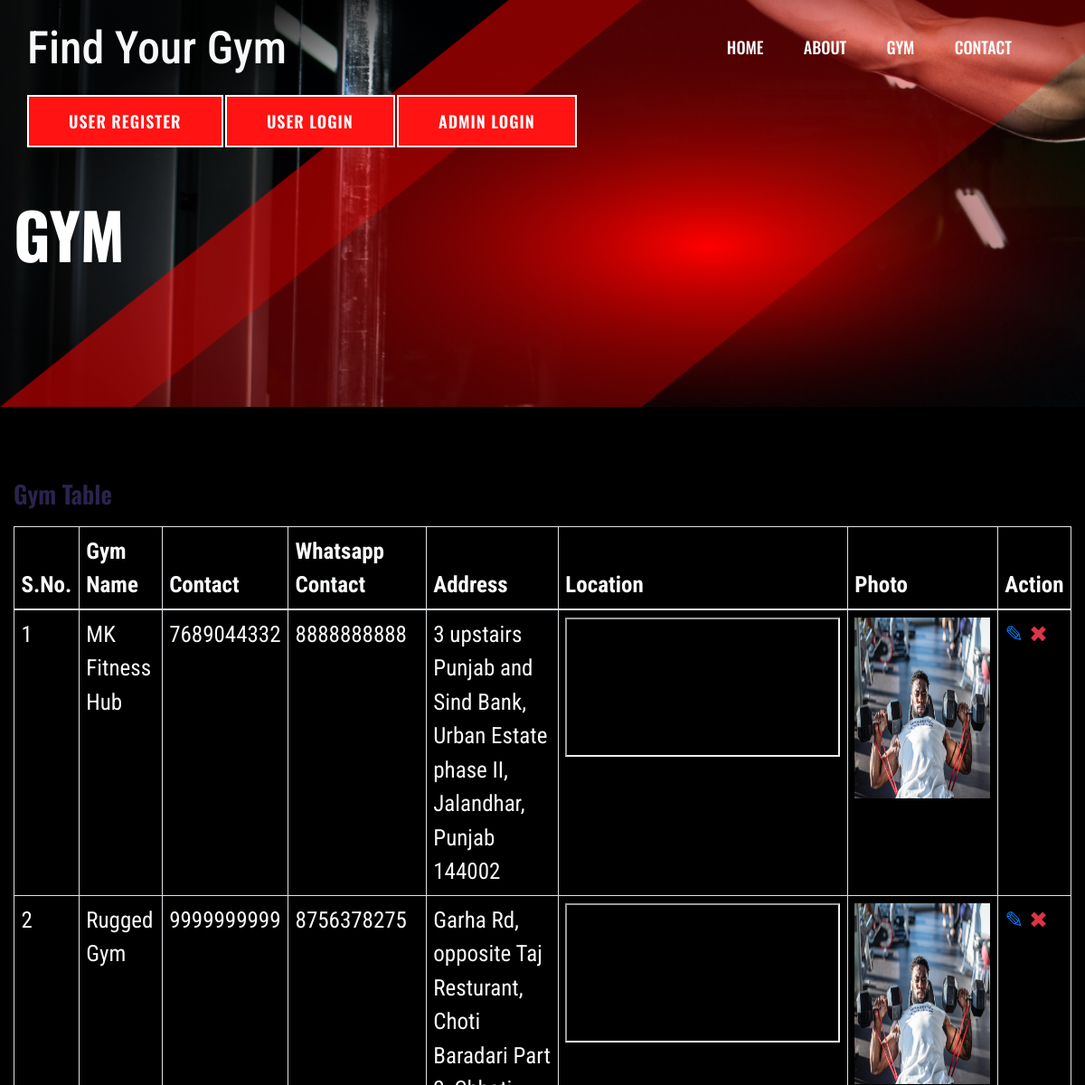
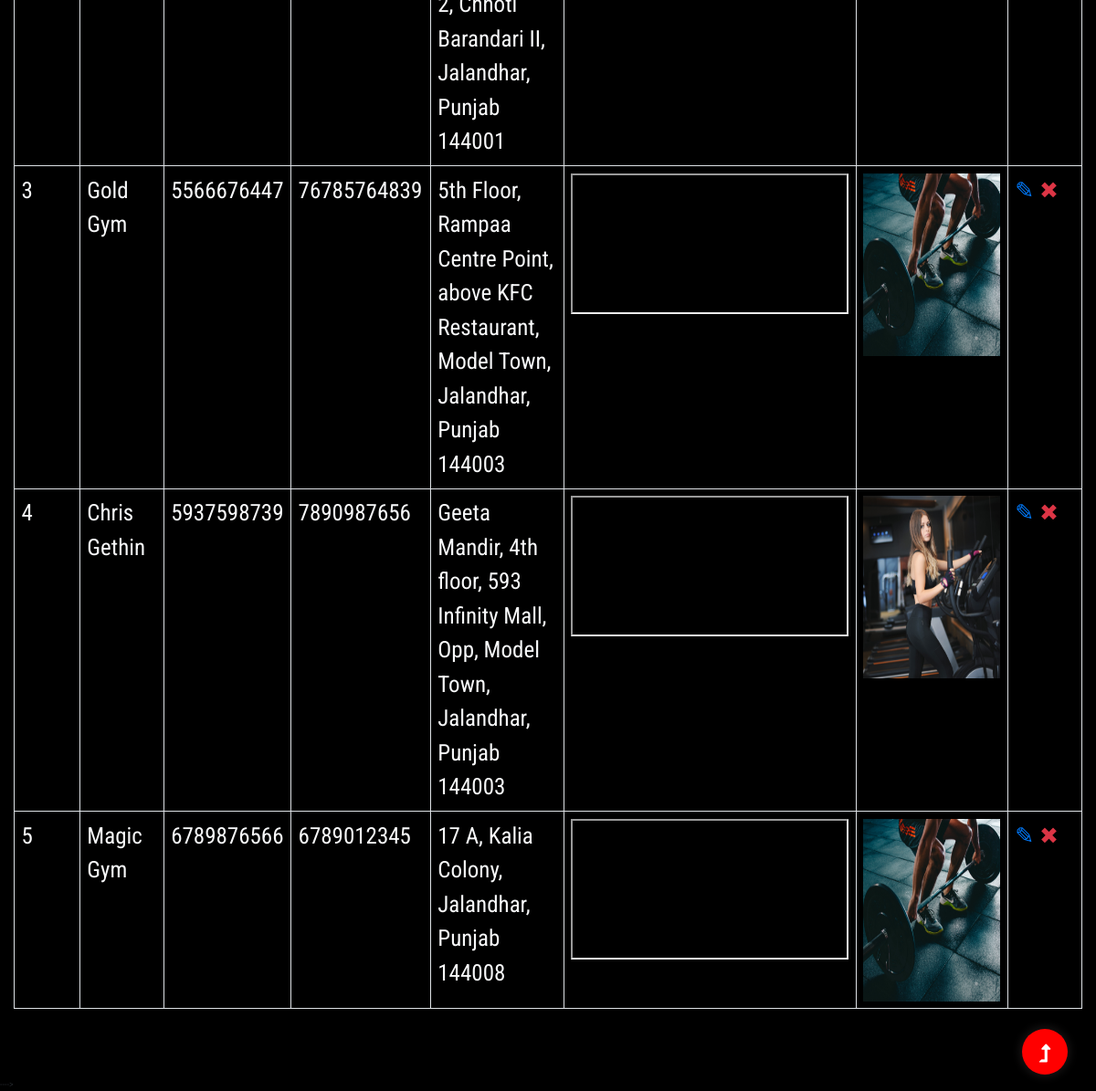
/gym_table.php, run on the app's committed database (2 pictures, top to bottom).
### tables this page shows
CREATE TABLE `gym` (
  `id` int(10) NOT NULL,
  `gym_name` varchar(100) NOT NULL,
  `gym_contact` bigint(100) NOT NULL,
  `gym_whatsapp_contact` bigint(100) NOT NULL,
  `gym_address` longtext NOT NULL,
  `gym_photo` varchar(100) NOT NULL,
  `status` varchar(100) NOT NULL,
  `created_at` timestamp(6) NOT NULL DEFAULT current_timestamp(6) ON UPDATE current_timestamp(6)
);

### gym_table.php (the view, shortened to what this page needs)
<?php include "header.php"; ?>
<main>
    <div class="slider-area2">
        <div class="slider-height2 d-flex align-items-center">
            <div class="container">
                <div class="row">
                    <div class="col-xl-12">
                        <div class="hero-cap hero-cap2 pt-70">
                            <h2>Gym</h2>
                        </div>
                    </div>
                </div>
            </div>
        </div>
    </div>
    <section class="contact-section">
        <div class="container">
            <div class="row">
                <div class="col-12">
                    <h2 class="contact-title">Gym Table</h2>
                </div>
                <div class="col-lg-12">
                    <table class="table table-bordered text-light" style="font-size:25px;">
                        <thead>
                            <tr>
                                <th>S.No.</th>
                                <th>Gym Name</th>
                                <th>Contact</th>
                                <th>Whatsapp Contact</th>
                                <th>Address</th>
                                <th>Location</th>
                                <th>Photo</th>
                                <th>Action</th>
                            </tr>
                        </thead>
                        <tbody>
                            <?php
                                $s=1;
                                include 'config.php';
                                $query="select * from `gym`";
                                $result=mysqli_query($con,$query);
                                while($row=mysqli_fetch_array($result)){
                            ?>
                            <tr>
                                <td><?php echo $s; ?></td>
                                <td><?php echo $row['gym_name']; ?></td>
                                <td><?php echo $row['gym_contact']; ?></td>
                                <td><?php echo $row['gym_whatsapp_contact']; ?></td>
                                <td><?php echo $row['gym_address']; ?></td>
                                <td><iframe src="https://maps.google.com/maps?q=<?php echo $row['gym_name'].$row['gym_address']; ?>&output=embed"></iframe></td>
                                <td><img height="200" width="150" src="assets/upload/<?php echo $row['gym_photo']; ?>"></td>
                                <td><a class="text-primary" href="gym_update.php?id=<?php echo $row['id']; ?>">&#9998;</a>
                                <a class="text-danger" href="gym_delete.php?id=<?php echo $row['id']; ?>">&#10006;</a></td>
                            </tr>
                            <?php $s++; } ?>
                        </tbody>
                    </table>
                </div>
            </div>
        </div>
    </section>
</main>
<?php include "footer.php"; ?>

### header.php (shortened to what this page needs)
<!doctype html>
<html class="no-js" lang="zxx">
<head>
    <link rel="stylesheet" href="assets/css/bootstrap.min.css">
    <link rel="stylesheet" href="assets/css/owl.carousel.min.css">
    <link rel="stylesheet" href="assets/css/slicknav.css">
    <link rel="stylesheet" href="assets/css/flaticon.css">
    <link rel="stylesheet" href="assets/css/gijgo.css">
    <link rel="stylesheet" href="assets/css/animate.min.css">
    <link rel="stylesheet" href="assets/css/animated-headline.css">
    <link rel="stylesheet" href="assets/css/magnific-popup.css">
    <link rel="stylesheet" href="assets/css/fontawesome-all.min.css">
    <link rel="stylesheet" href="assets/css/themify-icons.css">
    <link rel="stylesheet" href="assets/css/slick.css">
    <link rel="stylesheet" href="assets/css/nice-select.css">
    <link rel="stylesheet" href="assets/css/style.css">
</head>
<body class="black-bg">
    <header>
        <div class="header-area header-transparent">
            <div class="main-header header-sticky">
                <div class="container-fluid">
                    <div class="menu-wrapper d-flex align-items-center justify-content-between">
                        <div class="logo">
                            <a href="index.html" style="font-size:50px;" class="text-light h1">Find Your Gym</a>
                        </div>
                        <div class="main-menu f-right d-none d-lg-block">
                            <nav>
                                <ul id="navigation">
                                    <?php
                                        if(isset($_SESSION['email']))
                                        {
                                            echo'<li><a href="#">Gym</a>
                                                    <ul class="submenu">
                                                        <li><a href="gym_form.php">Add</a></li>
                                                        <li><a href="gym_table.php">Manage</a></li>
                                                    </ul>
                                                </li>
                                                  <li><a href="#">Packages</a>
                                                    <ul class="submenu">
                                                        <li><a href="packages_form.php">Add</a></li>
                                                        <li><a href="packages_table.php">Manage</a></li>
                                                    </ul>
                                                </li>
                                                <li><a href="#">Timing</a>
                                                    <ul class="submenu">
                                                        <li><a href="timing_form.php">Add</a></li>
                                                        <li><a href="timing_table.php">Manage</a></li>
                                                    </ul>
                                                </li>
                                                <li><a href="contact_table.php">Contact</a></li>';
                                        }
                                        else{
                                            echo '<li><a href="index.php">Home</a></li>
                                            <li><a href="about.php">About</a></li>
                                            <li><a href="gym.php">Gym</a></li>
                                            <li><a href="contact.php">Contact</a></li>';
                                        }
                                    ?>
                                </ul>
                            </nav>
                        </div>
                        <?php
                        if(!isset($_SESSION['name']))
                        {
                        echo '<div class="header-btns d-none d-lg-block f-right">
                            <a href="register.php" class="btn">User Register</a>
                            <a href="login.php" class="btn">User Login</a>
                            <a href="admin_login.php" class="btn">Admin Login</a>
                           </div>';
                        }
                        else{
                        echo '<div class="header-btns d-none d-lg-block f-right">
                                <a href="#" class="btn">'.$_SESSION['name'].'</a>
                                <a href="logout.php" class="btn">Logout</a>
                           </div>';
                        }
                        ?>
                       <div class="col-12">
                    </div>
                </div>
            </div>
        </div>
    </div>
</header>

### footer.php (shortened to what this page needs)
<footer>
      </div>---->
  </footer>
  <div id="back-top" >
    <a title="Go to Top" href="#"> <i class="fas fa-level-up-alt"></i></a>
</div>
</body>
</html>

### data on the page
gym: gym_name "MK Fitness Hub", gym_contact "7689044332", gym_whatsapp_contact "8888888888", gym_address "3 upstairs Punjab and Sind Bank, Urban Estate phase II, Jalandhar, Punjab 144002", gym_photo (picture)
gym: gym_name "Rugged Gym", gym_contact "9999999999", gym_whatsapp_contact "8756378275", gym_address "Garha Rd, opposite Taj Resturant, Choti Baradari Part 2, Chhoti Barandari II, Jalandhar, Punjab 144001", gym_photo (picture)
gym: gym_name "Gold Gym", gym_contact "5566676447", gym_whatsapp_contact "76785764839", gym_address "5th Floor, Rampaa Centre Point, above KFC Restaurant, Model Town, Jalandhar, Punjab 144003", gym_photo (picture)
gym: gym_name "Chris Gethin", gym_contact "5937598739", gym_whatsapp_contact "7890987656", gym_address "Geeta Mandir, 4th floor, 593 Infinity Mall, Opp, Model Town, Jalandhar, Punjab 144003", gym_photo (picture)
gym: gym_name "Magic Gym", gym_contact "6789876566", gym_whatsapp_contact "6789012345", gym_address "17 A, Kalia Colony, Jalandhar, Punjab 144008", gym_photo (picture)
